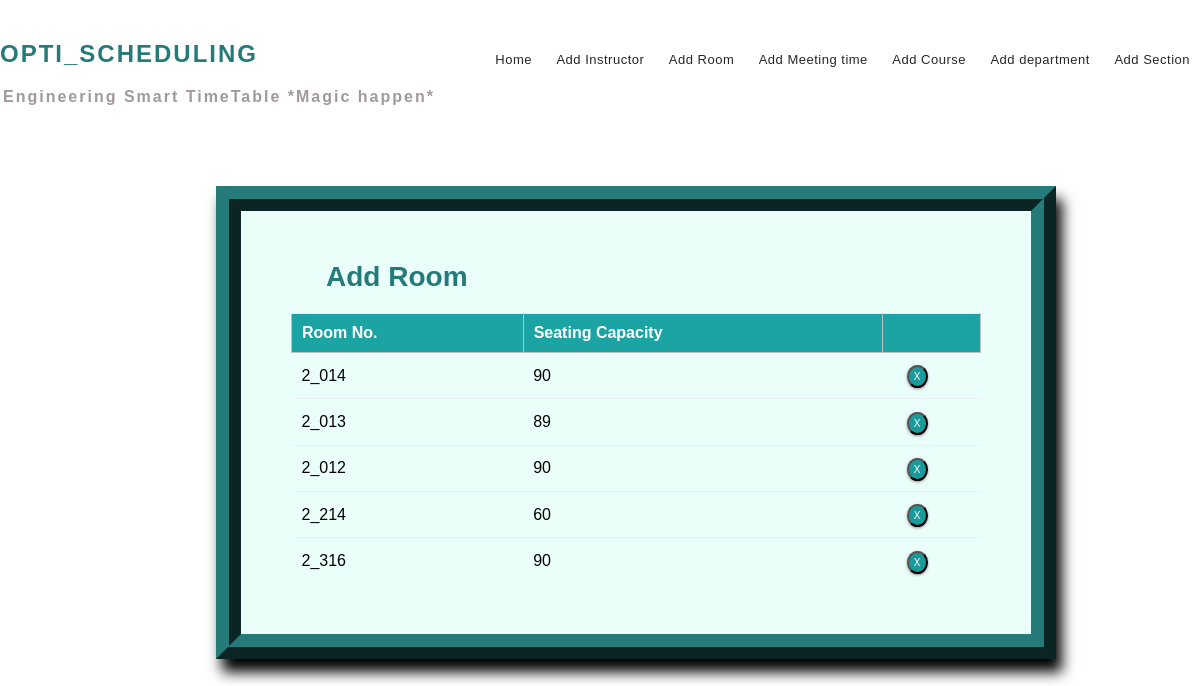
The app's page /room_list/ with its own data.
### mm1/models.py (models this page shows, shortened)
class Room(models.Model):
    r_number = models.CharField(max_length=9)
    seating_capacity = models.IntegerField(default=0)

### mm1/views.py (the view)
# urls.py: path('room_list/', views.room_list, name='editrooms'),
def room_list(request):
    context = {
        'rooms': Room.objects.all()
    }
    return render(request, 'rmlist.html', context)

### templates/rmlist.html (shortened to what this page needs)
{% extends 'base.html' %}
{% block content %}
{% load static %}
<fieldset class="fieldset">
    <a href="{% url 'addroom'%}"><h1 class="tablink" onclick="openPage('new')" id="defaultOpen">Add Room</h1></a>
    <div class="tabcontent" id="edit">
        <table class="table1">
            <thead>
            <tr class="table-headers">
            <th>Room No.</th>
            <th>Seating Capacity</th>
            <th  class="empty"></th>
            </tr>
            </thead>
            <tbody>
            {% for rm in rooms %}
            <tr>
             <td>{{rm.r_number}}</td>
             <td>{{rm.seating_capacity}}</td>
             <td class="empty">
                <form action="{% url 'deleteroom' rm.id %}" method="post">
                        <input type="submit" value="X" class="cross">
                </form>
             </td>
             </tr>
            {% endfor %}
            </tbody>
        </table>
    </div>
</fieldset>
{% endblock %}

### static/CSS/style.css (style rules this page uses)
* { margin: 0; padding: 0; box-sizing: border-box; font-family: sans-serif; }
html { scroll-behavior: smooth; }
a { text-decoration:none; }
form { margin-top: 3%; margin-left: 18%; margin-right: 12%; }
fieldset h1 { color: #257a7a; padding-bottom: 20px; margin-left: 35px; display: inline-block; cursor: pointer; font-size: 28px; }
fieldset input { padding:8px; color: #938c8c }
.table2 td, th { border: 1px solid rgb(190,190,190); padding: 10px 20px; }
.table1 { width: 100%; border-collapse: collapse; text-align: left; overflow: hidden; }
.table1 td, th { border-top: 1px solid #ECF0F1; padding: 10px; }
.table1 th { background-color: #1ca4a4; color: #fff; }
.cross { border-radius: 50%; font-size:10px; box-shadow: 0px 1px 3px 0px #9e9292; padding: 4px 5px; color: #fff; background-color: #1a9a9a; cursor: pointer; }
.fieldset { margin-top: 3%; margin-left: 18%; margin-right: 12%; padding: 50px; border-width: 25px; border-style: ridge; border-color: #257a7a; box-shadow: 6px 13px 13px 0px black; background-color: #ebfffa; }

### records on screen
Room: r_number "2_014", seating_capacity "90"
Room: r_number "2_013", seating_capacity "89"
Room: r_number "2_012", seating_capacity "90"
Room: r_number "2_214", seating_capacity "60"
Room: r_number "2_316", seating_capacity "90"
